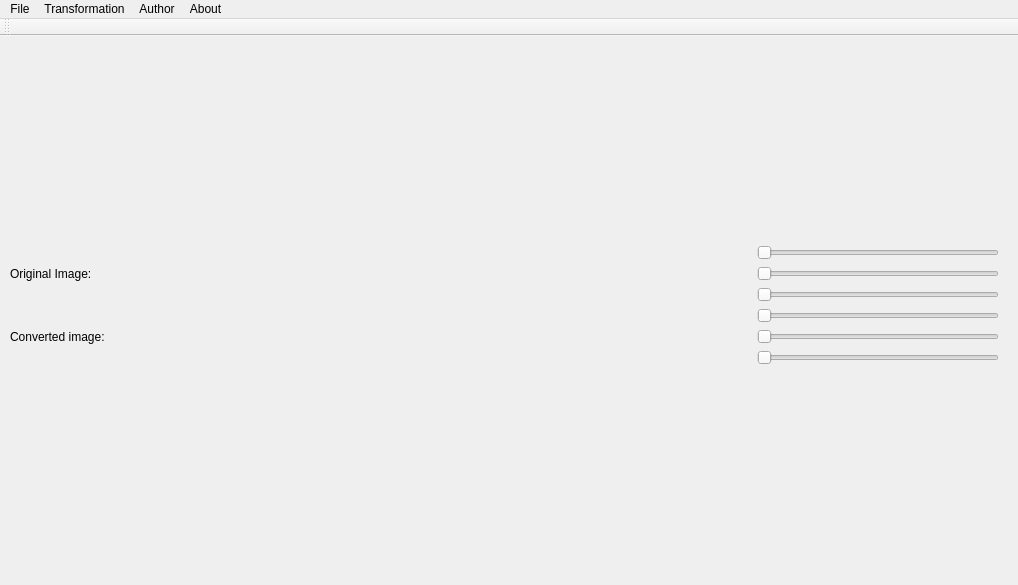
<?xml version="1.0" encoding="UTF-8"?>
<ui version="4.0">
 <class>Laba_2Class</class>
 <widget class="QMainWindow" name="Laba_2Class">
  <property name="geometry">
   <rect>
    <x>0</x>
    <y>0</y>
    <width>1018</width>
    <height>585</height>
   </rect>
  </property>
  <property name="windowTitle">
   <string>Laba_3</string>
  </property>
  <widget class="QWidget" name="centralWidget">
   <property name="layoutDirection">
    <enum>Qt::LeftToRight</enum>
   </property>
   <widget class="QWidget" name="verticalLayoutWidget">
    <property name="geometry">
     <rect>
      <x>-1</x>
      <y>-1</y>
      <width>1021</width>
      <height>541</height>
     </rect>
    </property>
    <layout class="QVBoxLayout" name="verticalLayout">
     <item>
      <layout class="QHBoxLayout" name="horizontalLayout">
       <item>
        <layout class="QVBoxLayout" name="verticalLayout_4">
         <item>
          <layout class="QVBoxLayout" name="verticalLayout_2">
           <item>
            <widget class="QLabel" name="label">
             <property name="sizePolicy">
              <sizepolicy hsizetype="Preferred" vsizetype="Preferred">
               <horstretch>0</horstretch>
               <verstretch>0</verstretch>
              </sizepolicy>
             </property>
             <property name="text">
              <string>Original Image:</string>
             </property>
            </widget>
           </item>
          </layout>
         </item>
         <item>
          <widget class="QLabel" name="label_2">
           <property name="text">
            <string>Converted image:</string>
           </property>
          </widget>
         </item>
        </layout>
       </item>
       <item>
        <layout class="QVBoxLayout" name="verticalLayout_5">
         <item>
          <layout class="QHBoxLayout" name="horizontalLayout_3">
           <item>
            <widget class="QLabel" name="firstLabel">
             <property name="sizePolicy">
              <sizepolicy hsizetype="Minimum" vsizetype="Minimum">
               <horstretch>0</horstretch>
               <verstretch>0</verstretch>
              </sizepolicy>
             </property>
             <property name="text">
              <string/>
             </property>
            </widget>
           </item>
           <item>
            <widget class="QSlider" name="firstHSlider">
             <property name="sizePolicy">
              <sizepolicy hsizetype="Minimum" vsizetype="Fixed">
               <horstretch>0</horstretch>
               <verstretch>0</verstretch>
              </sizepolicy>
             </property>
             <property name="maximum">
              <number>255</number>
             </property>
             <property name="orientation">
              <enum>Qt::Horizontal</enum>
             </property>
            </widget>
           </item>
          </layout>
         </item>
         <item>
          <layout class="QHBoxLayout" name="horizontalLayout_5">
           <item>
            <widget class="QLabel" name="secondLabel">
             <property name="sizePolicy">
              <sizepolicy hsizetype="Minimum" vsizetype="Minimum">
               <horstretch>0</horstretch>
               <verstretch>0</verstretch>
              </sizepolicy>
             </property>
             <property name="text">
              <string/>
             </property>
            </widget>
           </item>
           <item>
            <widget class="QSlider" name="secondHSlider">
             <property name="sizePolicy">
              <sizepolicy hsizetype="Minimum" vsizetype="Fixed">
               <horstretch>0</horstretch>
               <verstretch>0</verstretch>
              </sizepolicy>
             </property>
             <property name="minimum">
              <number>0</number>
             </property>
             <property name="maximum">
              <number>255</number>
             </property>
             <property name="value">
              <number>0</number>
             </property>
             <property name="orientation">
              <enum>Qt::Horizontal</enum>
             </property>
            </widget>
           </item>
          </layout>
         </item>
         <item>
          <layout class="QHBoxLayout" name="horizontalLayout_6">
           <item>
            <widget class="QLabel" name="thirdLabel">
             <property name="sizePolicy">
              <sizepolicy hsizetype="Minimum" vsizetype="Minimum">
               <horstretch>0</horstretch>
               <verstretch>0</verstretch>
              </sizepolicy>
             </property>
             <property name="text">
              <string/>
             </property>
            </widget>
           </item>
           <item>
            <widget class="QSlider" name="thirdHSlider">
             <property name="sizePolicy">
              <sizepolicy hsizetype="Minimum" vsizetype="Fixed">
               <horstretch>0</horstretch>
               <verstretch>0</verstretch>
              </sizepolicy>
             </property>
             <property name="minimum">
              <number>0</number>
             </property>
             <property name="maximum">
              <number>255</number>
             </property>
             <property name="orientation">
              <enum>Qt::Horizontal</enum>
             </property>
            </widget>
           </item>
          </layout>
         </item>
         <item>
          <layout class="QHBoxLayout" name="horizontalLayout_2">
           <item>
            <widget class="QLabel" name="fourthLabel">
             <property name="sizePolicy">
              <sizepolicy hsizetype="Minimum" vsizetype="Minimum">
               <horstretch>0</horstretch>
               <verstretch>0</verstretch>
              </sizepolicy>
             </property>
             <property name="text">
              <string/>
             </property>
            </widget>
           </item>
           <item>
            <widget class="QSlider" name="fourthHSlider">
             <property name="sizePolicy">
              <sizepolicy hsizetype="Minimum" vsizetype="Fixed">
               <horstretch>0</horstretch>
               <verstretch>0</verstretch>
              </sizepolicy>
             </property>
             <property name="maximum">
              <number>255</number>
             </property>
             <property name="orientation">
              <enum>Qt::Horizontal</enum>
             </property>
            </widget>
           </item>
          </layout>
         </item>
         <item>
          <layout class="QHBoxLayout" name="horizontalLayout_8">
           <item>
            <widget class="QLabel" name="fifthLabel">
             <property name="sizePolicy">
              <sizepolicy hsizetype="Minimum" vsizetype="Minimum">
               <horstretch>0</horstretch>
               <verstretch>0</verstretch>
              </sizepolicy>
             </property>
             <property name="text">
              <string/>
             </property>
            </widget>
           </item>
           <item>
            <widget class="QSlider" name="fifthHSlider">
             <property name="sizePolicy">
              <sizepolicy hsizetype="Minimum" vsizetype="Fixed">
               <horstretch>0</horstretch>
               <verstretch>0</verstretch>
              </sizepolicy>
             </property>
             <property name="maximum">
              <number>255</number>
             </property>
             <property name="orientation">
              <enum>Qt::Horizontal</enum>
             </property>
            </widget>
           </item>
          </layout>
         </item>
         <item>
          <layout class="QHBoxLayout" name="horizontalLayout_9">
           <item>
            <widget class="QLabel" name="sixthLabel">
             <property name="sizePolicy">
              <sizepolicy hsizetype="Minimum" vsizetype="Minimum">
               <horstretch>0</horstretch>
               <verstretch>0</verstretch>
              </sizepolicy>
             </property>
             <property name="text">
              <string/>
             </property>
            </widget>
           </item>
           <item>
            <widget class="QSlider" name="sixthHSlider">
             <property name="sizePolicy">
              <sizepolicy hsizetype="Minimum" vsizetype="Fixed">
               <horstretch>0</horstretch>
               <verstretch>0</verstretch>
              </sizepolicy>
             </property>
             <property name="maximum">
              <number>255</number>
             </property>
             <property name="orientation">
              <enum>Qt::Horizontal</enum>
             </property>
            </widget>
           </item>
          </layout>
         </item>
        </layout>
       </item>
       <item>
        <layout class="QVBoxLayout" name="verticalLayout_6">
         <property name="leftMargin">
          <number>5</number>
         </property>
         <property name="topMargin">
          <number>5</number>
         </property>
         <property name="rightMargin">
          <number>5</number>
         </property>
         <property name="bottomMargin">
          <number>5</number>
         </property>
        </layout>
       </item>
      </layout>
     </item>
    </layout>
   </widget>
  </widget>
  <widget class="QMenuBar" name="menuBar">
   <property name="geometry">
    <rect>
     <x>0</x>
     <y>0</y>
     <width>1018</width>
     <height>22</height>
    </rect>
   </property>
   <widget class="QMenu" name="menuFile">
    <property name="title">
     <string>File</string>
    </property>
    <addaction name="actionLoad_image"/>
   </widget>
   <widget class="QMenu" name="menuAuthor">
    <property name="title">
     <string>Author</string>
    </property>
    <addaction name="actionInfo_2"/>
   </widget>
   <widget class="QMenu" name="menuAbout">
    <property name="title">
     <string>About</string>
    </property>
    <addaction name="actionInfo"/>
   </widget>
   <widget class="QMenu" name="menuTansformation">
    <property name="title">
     <string>Transformation</string>
    </property>
    <widget class="QMenu" name="menuBrightness">
     <property name="title">
      <string>Brightness</string>
     </property>
     <addaction name="actionBrightnessThreshold"/>
     <addaction name="actionLogarithm"/>
     <addaction name="actionDegree"/>
     <addaction name="actionLine"/>
    </widget>
    <widget class="QMenu" name="menuHistogram">
     <property name="title">
      <string>Histogram</string>
     </property>
     <addaction name="actionEqualization"/>
     <addaction name="actionNormal"/>
    </widget>
    <addaction name="actionColor_inversion"/>
    <addaction name="actionTo_Black_and_White"/>
    <addaction name="actionThreshold"/>
    <addaction name="menuBrightness"/>
    <addaction name="menuHistogram"/>
   </widget>
   <addaction name="menuFile"/>
   <addaction name="menuTansformation"/>
   <addaction name="menuAuthor"/>
   <addaction name="menuAbout"/>
  </widget>
  <widget class="QToolBar" name="mainToolBar">
   <attribute name="toolBarArea">
    <enum>TopToolBarArea</enum>
   </attribute>
   <attribute name="toolBarBreak">
    <bool>false</bool>
   </attribute>
  </widget>
  <action name="actionLoad_image">
   <property name="text">
    <string>Load image</string>
   </property>
  </action>
  <action name="actionInfo">
   <property name="text">
    <string>Info</string>
   </property>
  </action>
  <action name="actionInfo_2">
   <property name="text">
    <string>Info</string>
   </property>
  </action>
  <action name="actionColor_inversion">
   <property name="text">
    <string>Color inversion</string>
   </property>
  </action>
  <action name="actionTo_Black_and_White">
   <property name="text">
    <string>To Black and White</string>
   </property>
  </action>
  <action name="actionThreshold">
   <property name="text">
    <string>ThresholdColors</string>
   </property>
  </action>
  <action name="actionLogarithm">
   <property name="text">
    <string>Logarithm</string>
   </property>
  </action>
  <action name="actionDegree">
   <property name="text">
    <string>Degree</string>
   </property>
  </action>
  <action name="actionLine">
   <property name="text">
    <string>Line</string>
   </property>
  </action>
  <action name="actionThreshold_2">
   <property name="text">
    <string>Threshold</string>
   </property>
  </action>
  <action name="actionEqualization">
   <property name="text">
    <string>Equalization</string>
   </property>
  </action>
  <action name="actionNormal">
   <property name="text">
    <string>Normal</string>
   </property>
  </action>
  <action name="actionBrightnessThreshold">
   <property name="text">
    <string>Threshold</string>
   </property>
  </action>
 </widget>
 <layoutdefault spacing="6" margin="11"/>
 <resources>
  <include location="Laba_3.qrc"/>
 </resources>
 <connections/>
</ui>
